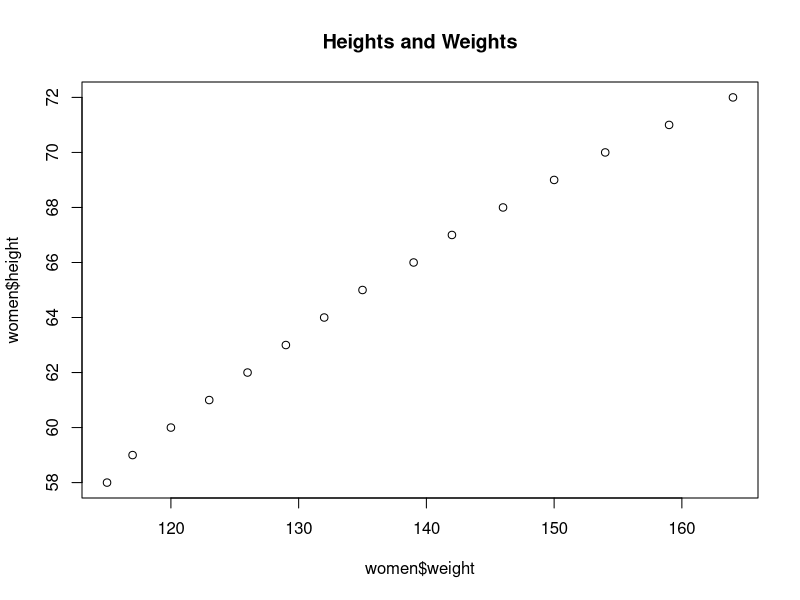

Write the R code that produced this figure.
# Plot height and weight of the "women" dataset. Make the title "Heights and Weights"
plot(women$weight, women$height, main = "Heights and Weights")